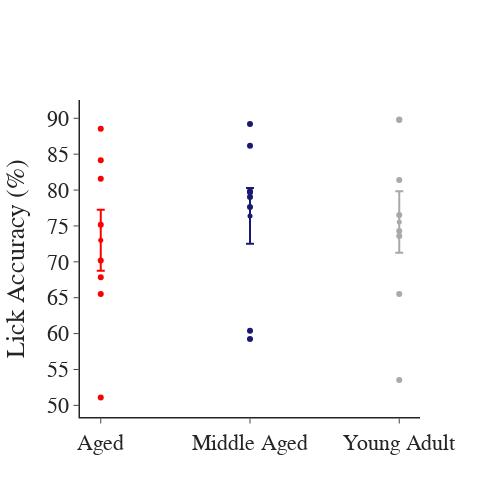

Notebook code for this chart:
### Code cell
## Plot lick accuracy thresh5 for all groups
var = 'lick_accuracy_thresh5'
avg_data = ct_df.groupby(['group'], as_index=False).agg({var: ['mean', 'sem']})
fig = pf.custom_graph_template(x_title='', y_title='Lick Accuracy (%)')
for group in np.unique(avg_data['group']):
    gdata = avg_data[avg_data['group'] == group]
    fig.add_trace(go.Scatter(x=gdata['group'], y=gdata[var]['mean'], mode='markers', name=group, showlegend=False,
                            marker_color=group_colors_dict[group], error_y=dict(type='data', array=gdata[var]['sem']),
                            marker_size=5))
for mouse in np.unique(ct_df['mouse']):
    mdata = ct_df[ct_df['mouse'] == mouse]
    group = mdata['group'].values[0]
    fig.add_trace(go.Scatter(x=mdata['group'], y=mdata[var], mode='markers', name=group, showlegend=False,
                             marker_color=group_colors_dict[group]))

fig.show()

### Figure 1 — Plotly figure (JSON) as saved in the notebook; plotly's stock layout.template omitted (floating-point values rounded to 4 significant figures)
{"data": [{"error_y": {"array": [4.255], "type": "data"}, "marker": {"color": "red", "size": 5}, "mode": "markers", "name": "Aged", "showlegend": false, "type": "scatter", "x": ["Aged"], "y": [73.01]}, {"error_y": {"array": [3.875], "type": "data"}, "marker": {"color": "midnightblue", "size": 5}, "mode": "markers", "name": "Middle Aged", "showlegend": false, "type": "scatter", "x": ["Middle Aged"], "y": [76.4]}, {"error_y": {"array": [4.289], "type": "data"}, "marker": {"color": "darkgrey", "size": 5}, "mode": "markers", "name": "Young Adult", "showlegend": false, "type": "scatter", "x": ["Young Adult"], "y": [75.55]}, {"marker": {"color": "darkgrey"}, "mode": "markers", "name": "Young Adult", "showlegend": false, "type": "scatter", "x": ["Young Adult"], "y": [65.52]}, {"marker": {"color": "darkgrey"}, "mode": "markers", "name": "Young Adult", "showlegend": false, "type": "scatter", "x": ["Young Adult"], "y": [53.55]}, {"marker": {"color": "darkgrey"}, "mode": "markers", "name": "Young Adult", "showlegend": false, "type": "scatter", "x": ["Young Adult"], "y": [76.52]}, {"marker": {"color": "darkgrey"}, "mode": "markers", "name": "Young Adult", "showlegend": false, "type": "scatter", "x": ["Young Adult"], "y": [73.58]}, {"marker": {"color": "midnightblue"}, "mode": "markers", "name": "Middle Aged", "showlegend": false, "type": "scatter", "x": ["Middle Aged"], "y": [60.4]}, {"marker": {"color": "midnightblue"}, "mode": "markers", "name": "Middle Aged", "showlegend": false, "type": "scatter", "x": ["Middle Aged"], "y": [79.82]}, {"marker": {"color": "midnightblue"}, "mode": "markers", "name": "Middle Aged", "showlegend": false, "type": "scatter", "x": ["Middle Aged"], "y": [89.19]}, {"marker": {"color": "midnightblue"}, "mode": "markers", "name": "Middle Aged", "showlegend": false, "type": "scatter", "x": ["Middle Aged"], "y": [77.63]}, {"marker": {"color": "red"}, "mode": "markers", "name": "Aged", "showlegend": false, "type": "scatter", "x": ["Aged"], "y": [67.86]}, {"marker": {"color": "red"}, "mode": "markers", "name": "Aged", "showlegend": false, "type": "scatter", "x": ["Aged"], "y": [81.58]}, {"marker": {"color": "red"}, "mode": "markers", "name": "Aged", "showlegend": false, "type": "scatter", "x": ["Aged"], "y": [70.18]}, {"marker": {"color": "red"}, "mode": "markers", "name": "Aged", "showlegend": false, "type": "scatter", "x": ["Aged"], "y": [51.11]}, {"marker": {"color": "darkgrey"}, "mode": "markers", "name": "Young Adult", "showlegend": false, "type": "scatter", "x": ["Young Adult"], "y": [89.74]}, {"marker": {"color": "darkgrey"}, "mode": "markers", "name": "Young Adult", "showlegend": false, "type": "scatter", "x": ["Young Adult"], "y": [74.29]}, {"marker": {"color": "darkgrey"}, "mode": "markers", "name": "Young Adult", "showlegend": false, "type": "scatter", "x": ["Young Adult"], "y": [81.42]}, {"marker": {"color": "darkgrey"}, "mode": "markers", "name": "Young Adult", "showlegend": false, "type": "scatter", "x": ["Young Adult"], "y": [89.81]}, {"marker": {"color": "midnightblue"}, "mode": "markers", "name": "Middle Aged", "showlegend": false, "type": "scatter", "x": ["Middle Aged"], "y": [86.18]}, {"marker": {"color": "midnightblue"}, "mode": "markers", "name": "Middle Aged", "showlegend": false, "type": "scatter", "x": ["Middle Aged"], "y": [59.23]}, {"marker": {"color": "midnightblue"}, "mode": "markers", "name": "Middle Aged", "showlegend": false, "type": "scatter", "x": ["Middle Aged"], "y": [79.69]}, {"marker": {"color": "midnightblue"}, "mode": "markers", "name": "Middle Aged", "showlegend": false, "type": "scatter", "x": ["Middle Aged"], "y": [79.05]}, {"marker": {"color": "red"}, "mode": "markers", "name": "Aged", "showlegend": false, "type": "scatter", "x": ["Aged"], "y": [84.15]}, {"marker": {"color": "red"}, "mode": "markers", "name": "Aged", "showlegend": false, "type": "scatter", "x": ["Aged"], "y": [65.52]}, {"marker": {"color": "red"}, "mode": "markers", "name": "Aged", "showlegend": false, "type": "scatter", "x": ["Aged"], "y": [75.17]}, {"marker": {"color": "red"}, "mode": "markers", "name": "Aged", "showlegend": false, "type": "scatter", "x": ["Aged"], "y": [88.55]}], "layout": {"font": {"family": "Arial", "size": 22}, "height": 500, "title": {"x": 0.5, "xanchor": "center", "y": 0.9, "yanchor": "top"}, "width": 500, "xaxis": {"anchor": "y", "domain": [0, 1], "linewidth": 1.5, "title": {"text": ""}}, "yaxis": {"anchor": "x", "domain": [0, 1], "linewidth": 1.5, "title": {"text": "Lick Accuracy (%)"}}}}
